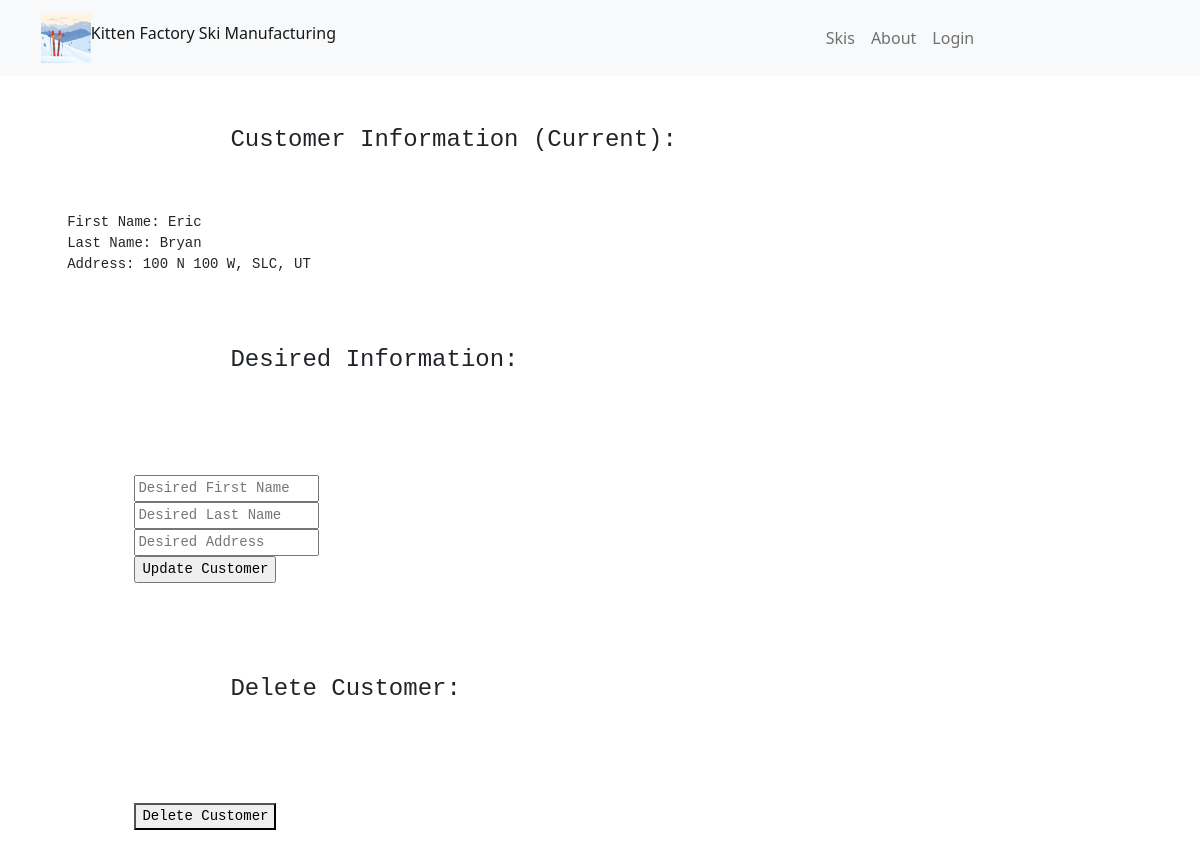
The app's page /customer_management/edit_customer.php?customer_id=1 with its own data.
### tables this page shows
CREATE TABLE customer (
	customer_id INT(11) NOT NULL AUTO_INCREMENT,
	first_name VARCHAR(50) NOT NULL,
	last_name VARCHAR(50) NOT NULL,
	address VARCHAR(100) NOT NULL,
	username VARCHAR(100) UNIQUE NOT NULL,
	password VARCHAR(100) NOT NULL,
	PRIMARY KEY(customer_id)
);

### customer_management/edit_customer.php (the view, shortened to what this page needs)
<!DOCTYPE html>
<html lang="en">
	<head>
		<link href="https://cdn.jsdelivr.net/npm/bootstrap@5.1.3/dist/css/bootstrap.min.css" rel="stylesheet">
	</head>
</html>
<?php
require_once("../login/logininfo.php");
if(isset($_GET['customer_id'])){
$customer_id = $_GET['customer_id'];
$query = "select first_name, last_name, address from customer where customer_id = $customer_id";
$conn = new mysqli($hn, $un, $pw, $db);
$result = $conn->query($query);
$rows = $result->num_rows;
for($j=0; $j<$rows; ++$j){
$row = $result->fetch_array(MYSQLI_ASSOC);
echo <<<_END
	<pre>
	<h4>
		Customer Information (Current):
	</h4>
	First Name: $row[first_name]
	Last Name: $row[last_name]
	Address: $row[address]
	<h4>
		Desired Information:
	</h4>
	<form method='post' action='process_update_cust.php?customer_id=$customer_id'>
		<input type='text' name='first_name' placeholder='Desired First Name'>
		<input type='text' name='last_name' placeholder='Desired Last Name'>
		<input type='text' name='address' placeholder='Desired Address'>
		<input type='submit' value='Update Customer'>
	</form>
	<h4>
		Delete Customer:
	</h4>
	<form method='post' name='delete' action='process_delete_cust.php?=$customer_id'>
		<button>Delete Customer</button>
		<input type='hidden' name='customer_id' value=$customer_id>
	</form>
	</pre>
_END;
}
}
?>

### records on screen
customer: first_name "Eric", last_name "Bryan", address "100 N 100 W, SLC, UT"
